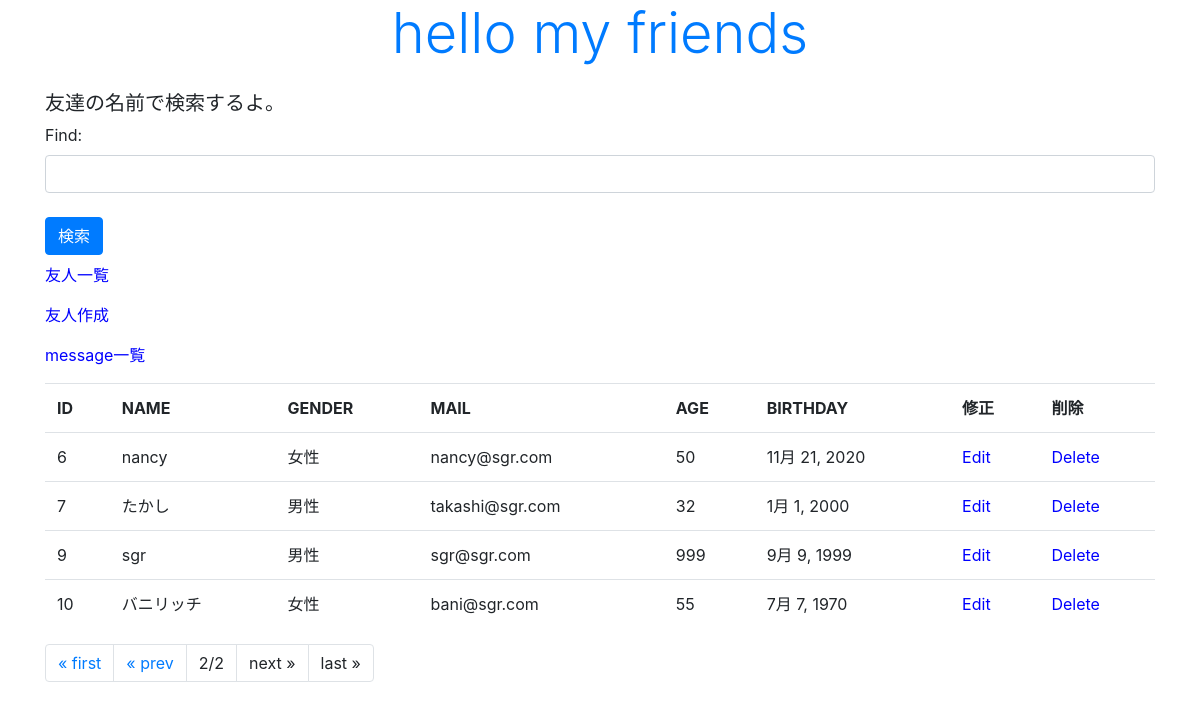
Before: /mkfri/2 with the older database file.
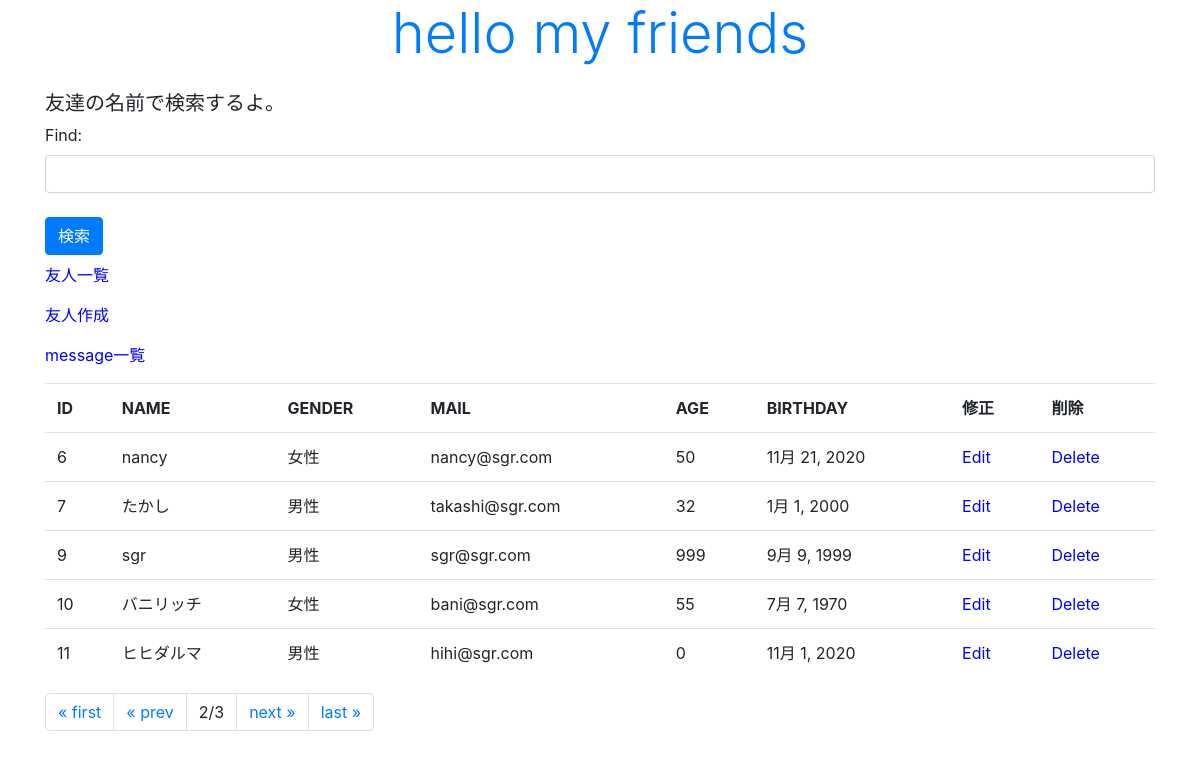
After: the same page with the newer database file.
### mkfri/models.py (models this page shows, shortened)
class Friend(models.Model):
  name = models.CharField(max_length=100)
  mail = models.EmailField(max_length=200)
  gender = models.BooleanField()
  age = models.IntegerField(default=0)
  birthday = models.DateField()

### mkfri/views.py (the view)
# urls.py: path('', views.index, name = "index"),
def index(request, num = 1):
  if (request.method == 'POST'):
    form = FindForm(request.POST)
    find = request.POST['find']
    data = Friend.objects.filter(name__icontains=find)
    page = Paginator(data, 5)
    msg = '検索結果数は' + str(data.count())
  else:
    msg = '友達の名前で検索するよ。'
    form = FindForm()
    data = Friend.objects.all()
    page = Paginator(data, 5)
  params = {
    'title' : 'hello my friends',
    'msg' : msg,
    'data' : page.get_page(num),
    'form' : form,
  }
  return render(request, 'mkfri/index.html', params)

### mkfri/forms.py
class FindForm(forms.Form):
  find = forms.CharField(label='Find', required=False, widget=forms.TextInput(attrs={'class':'form-control'}))

### mkfri/templates/mkfri/index.html (shortened to what this page needs)
{% load static %}
<!DOCTYPE html>
<html lang="ja">
  <head>
    <link rel="stylesheet" href="https://stackpath.bootstrapcdn.com/bootstrap/4.2.1/css/bootstrap.min.css">
    <link rel="stylesheet" type="text/css" href="{% static 'mkfri/css/style.css' %}">
  </head>
  <body class="container">
    <h1 class="display-4 text-primary">{{title}}</h1>
    <p class="h5 mt-4">{{msg|safe}}</p>
    <form action="{% url 'index' %}" method="POST">
      {{ form.as_p }}
      <tr><th><td>
        <input type="submit" class="btn btn-primary my-2" value="検索">
      </td></th></tr>
    </form>
    <p><a href="{% url 'index' %}">友人一覧</a></p>
    <p><a href="{% url 'create' %}">友人作成</a></p>
    <p><a href="{% url 'message' %}">message一覧</a></p>
    <table class="table">
      <tr>
        <th>ID</th>
        <th>NAME</th>
        <th>GENDER</th>
        <th>MAIL</th>
        <th>AGE</th>
        <th>BIRTHDAY</th>
        <th>修正</th>
        <th>削除</th>
      </tr>
      {% for item in data %}
      <tr>
        <td>{{item.id}}</td>
        <td>{{item.name}}</td>
        <td>{% if item.gender == False %}女性{% endif %}
            {% if item.gender == True %}男性{% endif %}</td>
        <td>{{item.mail}}</td>
        <td>{{item.age}}</td>
        <td>{{item.birthday}}</td>
        <td><a href="{% url 'edit' item.id %}">Edit</a></td>
        <td><a href="{% url 'delete' item.id %}">Delete</a></td>
      </tr>
      {% endfor %}
    </table>
    <ul class="pagination">
      {% if data.has_previous %}
      <li class="page-item"><a href=" {% url 'index' %}" class="page-link">&laquo; first</a></li>
      <li class="page-item"><a href=" {% url 'index' %}{{data.previous_page_number}}" class="page-link">&laquo; prev</a></li>
      {% else %}
      <li class="page-item"><a class="page-link">&laquo; first</a></li>
      <li class="page-item"><a class="page-link">&laquo; prev</a></li>
      {% endif %}
      <li class="page-item"><a class="page-link">{{data.number}}/{{data.paginator.num_pages}}</a></li>
      {% if data.has_next %}
      <li class="page-item"><a href=" {% url 'index' %}{{data.next_page_number}}" class="page-link">next &raquo;</a></li>
      <li class="page-item"><a href=" {% url 'index' %}{{data.next_page_number}}{{data.paginator.num_pages}}" class="page-link">last &raquo;</a></li>
      {% else %}
      <li class="page-item"><a class="page-link">next &raquo;</a></li>
      <li class="page-item"><a class="page-link">last &raquo;</a></li>
      {% endif %}
    </ul>
  </body>
</html>

Changed rows visible on the page:
added Friend: id "11", name "ヒヒダルマ", gender "男性", mail "hihi@sgr.com", age "0", birthday "11月 1, 2020"
Other visible differences:
{{ data.paginator.num_pages }}: "2" → "3"
